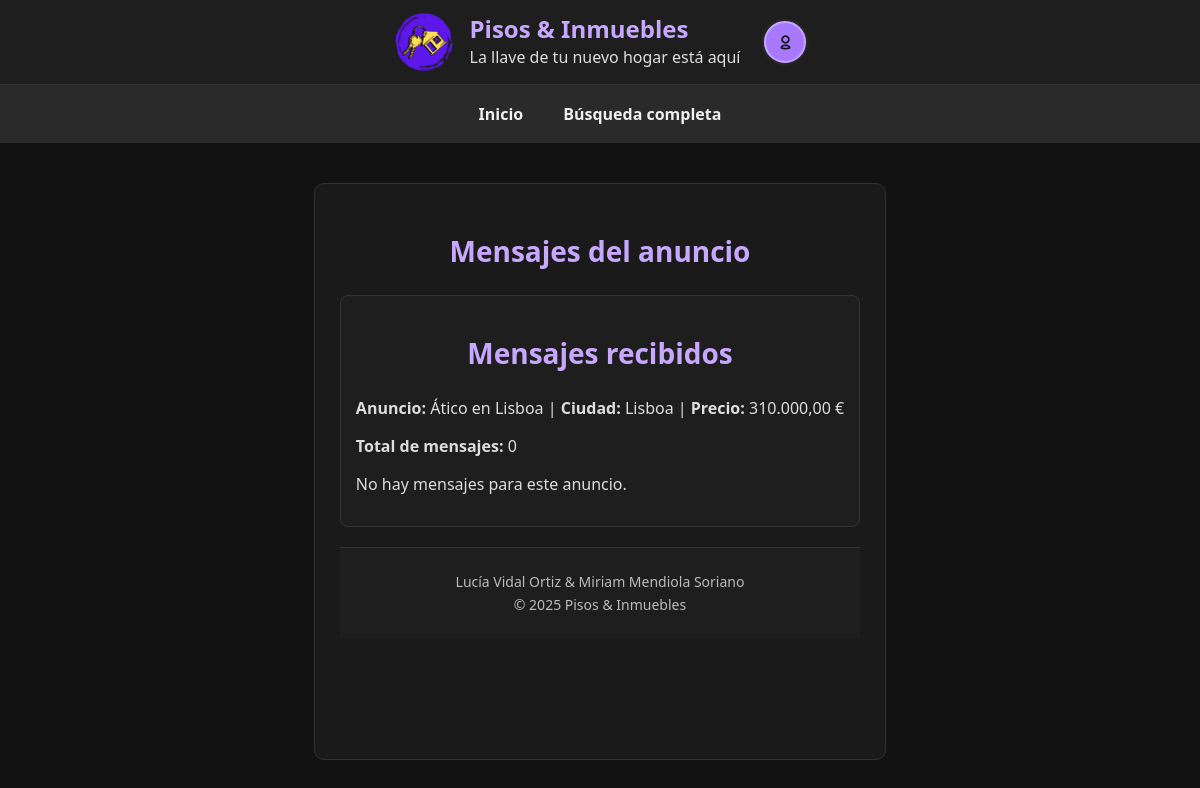
The page /mensajes.php?id=5 (signed in) on the database as committed earlier.
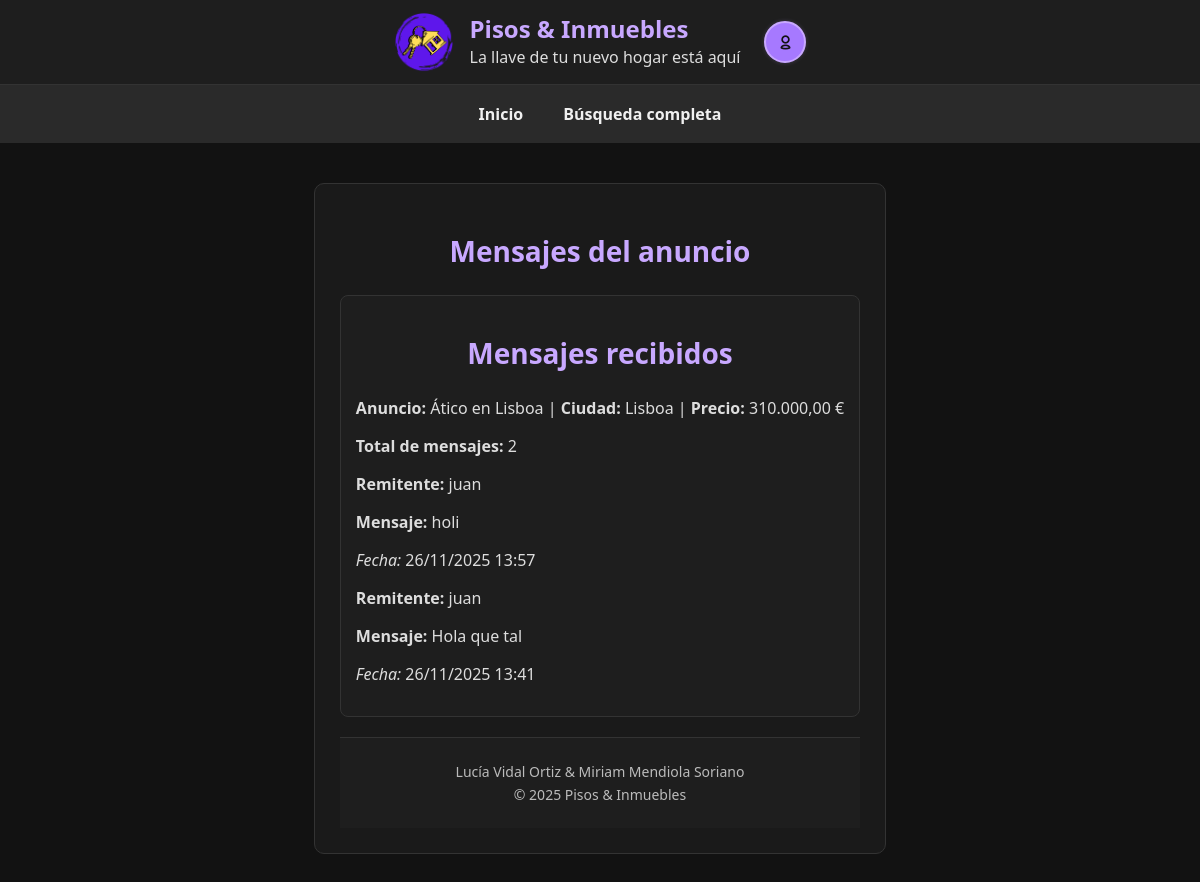
The same page on the database as committed later.
### tables this page shows
CREATE TABLE `mensajes` (
  `IdMensaje` int(10) UNSIGNED NOT NULL,
  `TMensaje` tinyint(3) UNSIGNED NOT NULL,
  `Texto` text DEFAULT NULL,
  `Anuncio` int(10) UNSIGNED NOT NULL,
  `UsuOrigen` int(10) UNSIGNED NOT NULL,
  `UsuDestino` int(10) UNSIGNED NOT NULL,
  `FRegistro` datetime NOT NULL DEFAULT current_timestamp()
);

CREATE TABLE `usuarios` (
  `IdUsuario` int(10) UNSIGNED NOT NULL,
  `NomUsuario` varchar(15) NOT NULL,
  `Clave` varchar(255) NOT NULL,
  `Email` varchar(254) NOT NULL,
  `Sexo` tinyint(3) UNSIGNED DEFAULT NULL,
  `FNacimiento` date DEFAULT NULL,
  `Ciudad` varchar(100) DEFAULT NULL,
  `Pais` int(10) UNSIGNED DEFAULT NULL,
  `Foto` varchar(255) DEFAULT NULL,
  `FRegistro` datetime NOT NULL DEFAULT current_timestamp(),
  `Estilo` int(10) UNSIGNED DEFAULT NULL
);

### mensajes.php (the view, shortened to what this page needs)
<?php
require_once("cabecera.inc");
require_once("inicio.inc");
$id = isset($_GET['id']) ? (int)$_GET['id'] : 0;
$mysqli = obtenerConexion();
$sqlAnuncio = "SELECT Titulo, Ciudad, Precio FROM Anuncios WHERE IdAnuncio = ?";
$stmt = $mysqli->prepare($sqlAnuncio);
$stmt->bind_param("i", $id);
$stmt->execute();
$res = $stmt->get_result();
$anuncio = $res->fetch_assoc();
$sqlMensajes = "
SELECT u.NomUsuario AS Remitente, m.Texto, m.FRegistro
FROM mensajes m
JOIN Usuarios u ON m.UsuOrigen = u.IdUsuario
WHERE m.Anuncio = ?
ORDER BY m.FRegistro DESC
";
$stmt = $mysqli->prepare($sqlMensajes);
$stmt->bind_param("i", $id);
$stmt->execute();
$resMensajes = $stmt->get_result();
$mensajes = [];
while ($fila = $resMensajes->fetch_assoc()) {
    $mensajes[] = $fila;
}
?>
<section>
  <article>
    <h2>Mensajes recibidos</h2>
    <p>
      <strong>Anuncio:</strong> <?php echo htmlspecialchars($anuncio['Titulo']); ?> |
      <strong>Ciudad:</strong> <?php echo htmlspecialchars($anuncio['Ciudad']); ?> |
      <strong>Precio:</strong> <?php echo number_format($anuncio['Precio'], 2, ',', '.') . ' €'; ?>
    </p>
    <p><strong>Total de mensajes:</strong> <?php echo count($mensajes); ?></p>
    <?php if (!empty($mensajes)): ?>
      <ul class="lista-mensajes">
        <?php foreach ($mensajes as $m): ?>
          <li>
            <p><strong>Remitente:</strong> <?php echo htmlspecialchars($m['Remitente']); ?></p>
            <p><strong>Mensaje:</strong> <?php echo nl2br(htmlspecialchars($m['Texto'])); ?></p>
            <p><em>Fecha:</em> <?php echo date('d/m/Y H:i', strtotime($m['FRegistro'])); ?></p>
          </li>
        <?php endforeach; ?>
      </ul>
    <?php else: ?>
      <p>No hay mensajes para este anuncio.</p>
    <?php endif; ?>
  </article>
</section>
<?php require_once("footer.inc"); ?>

Rows that differ between the two databases and show on the page:
added mensajes: UsuDestino.NomUsuario "juan", Texto "holi", FRegistro "26/11/2025 13:57"
added mensajes: UsuDestino.NomUsuario "juan", Texto "Hola que tal", FRegistro "26/11/2025 13:41"
Other text that changed with them:
count($mensajes): "0" → "2"
text no longer shown: "No hay mensajes para este anuncio."
